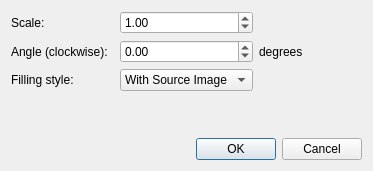
<?xml version="1.0" encoding="UTF-8"?>
<ui version="4.0">
 <class>GeometryDialog</class>
 <widget class="QDialog" name="GeometryDialog">
  <property name="geometry">
   <rect>
    <x>0</x>
    <y>0</y>
    <width>373</width>
    <height>171</height>
   </rect>
  </property>
  <property name="sizePolicy">
   <sizepolicy hsizetype="Expanding" vsizetype="Expanding">
    <horstretch>0</horstretch>
    <verstretch>0</verstretch>
   </sizepolicy>
  </property>
  <property name="windowTitle">
   <string>Dialog</string>
  </property>
  <layout class="QVBoxLayout" name="verticalLayout">
   <item>
    <layout class="QGridLayout" name="gridLayout">
     <item row="0" column="0">
      <widget class="QLabel" name="scaleLabel">
       <property name="text">
        <string>Scale:</string>
       </property>
      </widget>
     </item>
     <item row="0" column="1">
      <widget class="QDoubleSpinBox" name="scaleBox">
       <property name="buttonSymbols">
        <enum>QAbstractSpinBox::UpDownArrows</enum>
       </property>
       <property name="accelerated">
        <bool>true</bool>
       </property>
       <property name="minimum">
        <double>0.010000000000000</double>
       </property>
       <property name="value">
        <double>1.000000000000000</double>
       </property>
      </widget>
     </item>
     <item row="1" column="0">
      <widget class="QLabel" name="angleLabel">
       <property name="text">
        <string>Angle (clockwise):</string>
       </property>
      </widget>
     </item>
     <item row="1" column="1">
      <widget class="QDoubleSpinBox" name="angleBox">
       <property name="minimum">
        <double>-1000000.000000000000000</double>
       </property>
       <property name="maximum">
        <double>100000.000000000000000</double>
       </property>
      </widget>
     </item>
     <item row="1" column="2">
      <widget class="QLabel" name="label">
       <property name="text">
        <string>degrees</string>
       </property>
      </widget>
     </item>
     <item row="2" column="0">
      <widget class="QLabel" name="fillingLabel">
       <property name="text">
        <string>Filling style:</string>
       </property>
      </widget>
     </item>
     <item row="2" column="1">
      <widget class="QComboBox" name="fillingBox">
       <item>
        <property name="text">
         <string>With Source Image</string>
        </property>
       </item>
       <item>
        <property name="text">
         <string>With Color</string>
        </property>
       </item>
      </widget>
     </item>
    </layout>
   </item>
   <item>
    <spacer name="verticalSpacer">
     <property name="orientation">
      <enum>Qt::Vertical</enum>
     </property>
     <property name="sizeHint" stdset="0">
      <size>
       <width>20</width>
       <height>40</height>
      </size>
     </property>
    </spacer>
   </item>
   <item>
    <layout class="QHBoxLayout" name="horizontalLayout">
     <item>
      <spacer name="horizontalSpacer">
       <property name="orientation">
        <enum>Qt::Horizontal</enum>
       </property>
       <property name="sizeHint" stdset="0">
        <size>
         <width>40</width>
         <height>20</height>
        </size>
       </property>
      </spacer>
     </item>
     <item>
      <widget class="QDialogButtonBox" name="buttonBox">
       <property name="orientation">
        <enum>Qt::Horizontal</enum>
       </property>
       <property name="standardButtons">
        <set>QDialogButtonBox::Cancel|QDialogButtonBox::Ok</set>
       </property>
      </widget>
     </item>
    </layout>
   </item>
  </layout>
 </widget>
 <resources/>
 <connections>
  <connection>
   <sender>buttonBox</sender>
   <signal>accepted()</signal>
   <receiver>GeometryDialog</receiver>
   <slot>accept()</slot>
   <hints>
    <hint type="sourcelabel">
     <x>294</x>
     <y>158</y>
    </hint>
    <hint type="destinationlabel">
     <x>157</x>
     <y>160</y>
    </hint>
   </hints>
  </connection>
  <connection>
   <sender>buttonBox</sender>
   <signal>rejected()</signal>
   <receiver>GeometryDialog</receiver>
   <slot>reject()</slot>
   <hints>
    <hint type="sourcelabel">
     <x>294</x>
     <y>158</y>
    </hint>
    <hint type="destinationlabel">
     <x>286</x>
     <y>160</y>
    </hint>
   </hints>
  </connection>
  <connection>
   <sender>fillingBox</sender>
   <signal>currentIndexChanged(int)</signal>
   <receiver>GeometryDialog</receiver>
   <slot>changeFillStyle(int)</slot>
   <hints>
    <hint type="sourcelabel">
     <x>237</x>
     <y>91</y>
    </hint>
    <hint type="destinationlabel">
     <x>299</x>
     <y>93</y>
    </hint>
   </hints>
  </connection>
 </connections>
 <slots>
  <slot>changeFillStyle(int)</slot>
 </slots>
</ui>
